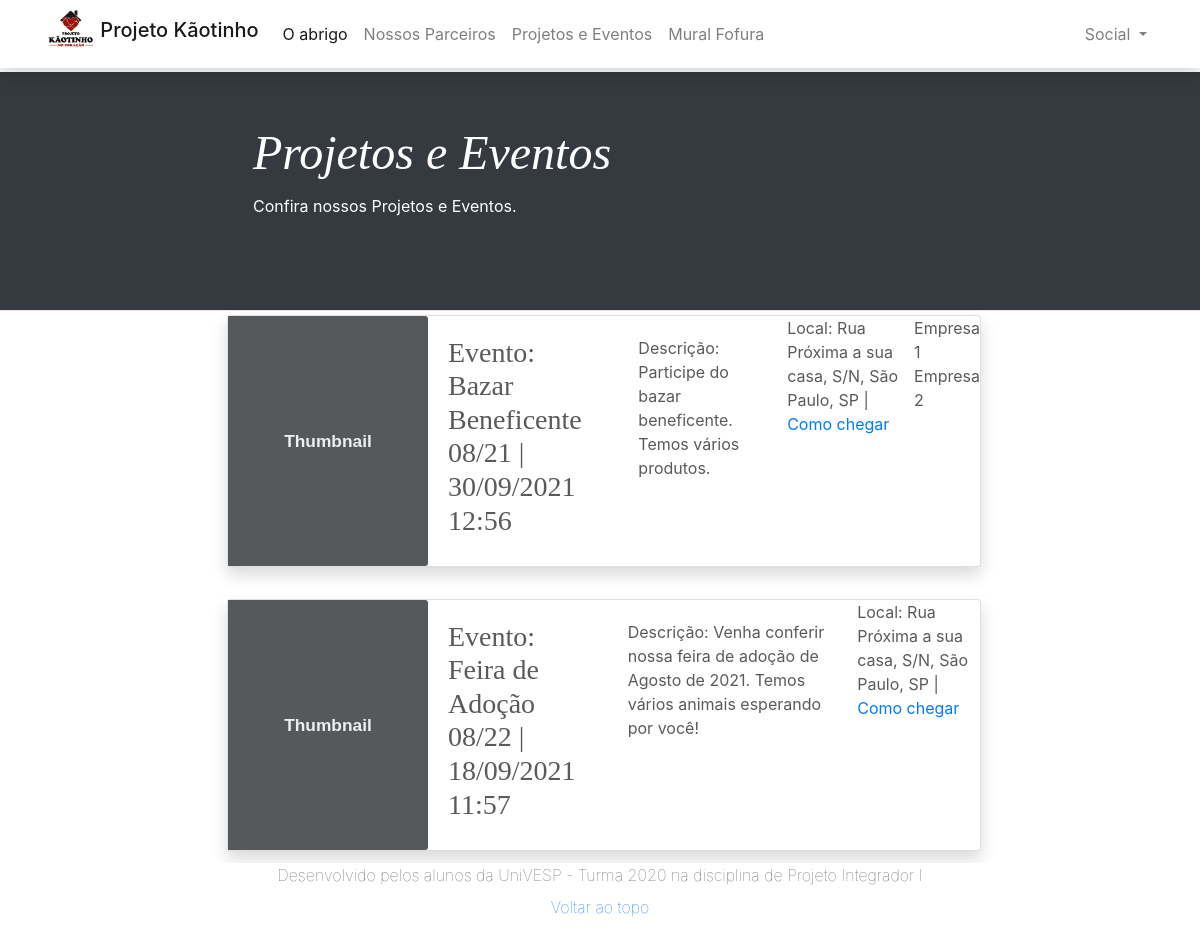
Before: /abrigo/eventos with the older database file.
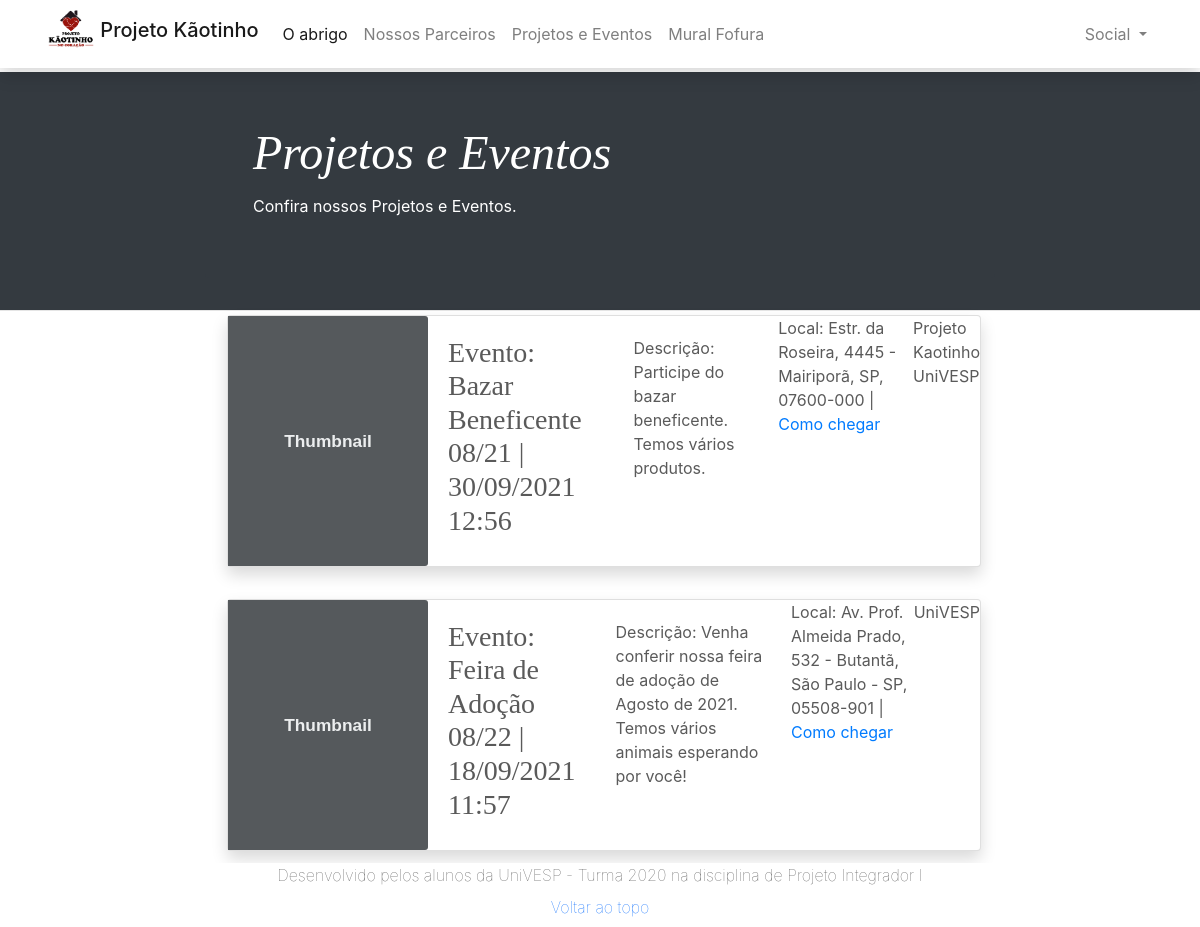
After: the same page with the newer database file.
### eventos/models.py (models this page shows, shortened)
class Evento(models.Model):
    nome_evento = models.CharField(blank=False,null=False,unique=True,max_length=100,verbose_name='Nome do Evento',help_text='Insira o nome do evento.')
    descricao_evento = models.TextField(blank=False,null=False,unique=True,verbose_name='Descrição do Evento',help_text='Faça uma breve descrição sobre o evento.')
    local_evento = models.CharField(max_length=150,verbose_name='Local do Evento',help_text='Exemplo: Rua, número, Bairro, CEP, Município, UF')
    data_evento = models.DateTimeField(verbose_name='Data do Evento',help_text='Data de realização do evento.')
    parceiros = models.ManyToManyField(Parceiros,verbose_name='Parceiros',help_text='Insira os parceiros do evento.')
    class Meta:
        db_table = 'evento' #nome definido da tabela no DB
        ordering = ['-data_evento','nome_evento']
    def get_data_evento(self): #função para retornar a data formatada
        return self.data_evento.strftime('%d/%m/%Y %H:%M')
    def get_parceiros(self):
        busca_parceiros = list(self.parceiros.all())
        if busca_parceiros!=0:
            lista_parceiros = []
            arruma_lista = Parceiros()
            for arruma_lista in busca_parceiros:
                arruma_lista = arruma_lista.nome_parceiro
                lista_parceiros.append(arruma_lista)
            return lista_parceiros
        else:
            return False

### parceiros/models.py (models this page shows, shortened)
class Parceiros(models.Model):
    nome_parceiro = models.CharField(max_length=100,null=False,blank=False,unique=True,verbose_name='Parceiro',help_text='Escreve o nome do Parceiro.')
    descricao_parceiro = models.TextField(null=False,blank=False,unique=True,verbose_name='Resumo sobre o Parceiros',help_text='Descreva um resumo sobre o ramo do parceiro')
    site_parceiro = models.CharField(max_length=250,null=False,blank=False,unique=True,verbose_name='Site',help_text='Insira o site do parceiro')
    class Meta:
        db_table = 'parceiro'
        ordering = ['nome_parceiro']

### eventos/views.py (the view)
# urls.py: path('', views.carrega_eventos, name='eventos'),
def carrega_eventos(request):
    evento = Evento.objects.all()
    response = {'eventos':evento}
    return render(request, 'eventos/eventos.html',response)

### eventos/templates/eventos/eventos.html (shortened to what this page needs)
{% extends 'templates/../model-page.html' %}
{% block content %}
<header class="blog-header bg-dark justify-content-center align-items-center m-0 p-0">
    <div class="row flex-nowrap justify-content-center align-items-center">
        <div class="col-md-8 pt-1">
            <div class="jumbotron p-3 p-md-5 text-white rounded bg-dark">
                <h2 class="display-4 font-italic">Projetos e Eventos</h2>
                <p class="my-3">Confira nossos Projetos e Eventos.</p>
            </div>
        </div>
    </div>
</header>
{% for evento in eventos %}
    <div class="row justify-content-center m-1">
        <div class="col-md-8">
            <div class="card flex-lg-row mb-4 shadow h-lg-250">
                <img class="card-img-right flex-auto d-none d-lg-block" data-src="holder.js/200x250?theme=thumb" alt="Thumbnail [200x250]" style="width: 200px; height: 250px;" data-holder-rendered="true">
                <div class="card-body d-flex">
                    <h3 class="mb-0 w-100">
                        Evento: {{ evento.nome_evento }} | {{ evento.get_data_evento }}
                    </h3>
                </div>
                <div class="card-body d-flex justify-content-between">
                    <p class="card-text mb-auto w-100">Descrição: {{ evento.descricao_evento }}</p>
                </div>
                <div>
                    Local: {{ evento.local_evento }} | <a href="https://www.google.com.br/maps/place/{{ evento.local_evento }}" target="_blank">Como chegar</a>
                </div>
                <div>
                    {% if evento.get_parceiros %}
                        {% for parceiro in evento.get_parceiros %}
                            {{ parceiro }}
                        {% endfor %}
                    {% endif %}
                </div>
            </div>
        </div>
    </div>
    {% endfor %}
{% endblock %}

### templates/model-page.html (shortened to what this page needs)
{% load static %}
<!DOCTYPE html>
<html lang="pt-br">
<head>
    {% include "model-head.html" %}
</head>
<body class="container-fluid justify-content-center">
    <header class="row fixed-top" id=barra-superior>
        {% include "model-navbar.html" %}
    </header>
    <main role="main" class="row mt-4">
        {% block content %}
        {% endblock %}
    </main>
    <footer class="row fixed-bottom" id="barra-inferior">
        {% include "model-footer.html" %}
    </footer>
</body>
</html>

### templates/model-head.html (shortened to what this page needs)
{% load static %}
<head>
    <link rel="stylesheet" type="text/css" href="{% static 'bootstrap\css\bootstrap.min.css' %}">
    <link rel="stylesheet" href="https://stackpath.bootstrapcdn.com/bootstrap/4.1.3/css/bootstrap.min.css">
        <link rel="stylesheet" type="text/css" href="{% static 'bootstrap\css\carousel.css' %}" rel="stylesheet">
        <link rel="stylesheet" type="text/css" href="{% static 'bootstrap\css\blog.css' %}">
        <link rel="stylesheet" type="text/css" href="{% static 'css/style.css' %}">
</head>

### templates/model-navbar.html (shortened to what this page needs)
{% load static %}
<nav class="fixed-top navbar navbar-expand-lg navbar-light bg-white shadow justify-content-center m-0 px-0 py-0">
  <div class="container mx-2">
    <a class="navbar-brand h1 mb-8" href="#">
        <img src="{% static 'media/logo.png' %}" width="50" height="50" class="d-inline-block align-middle m-0 px-0 py-0" alt="logo">
        <spam class="align-middle" id="titulo">Projeto Kãotinho</spam>
    </a>
    <div class="collapse navbar-collapse" id="navbarMenu">
      <ul class="navbar-nav">
        <li class="nav-item"><a class="nav-link active" aria-current="page" href="{% url 'index' %}">O abrigo</a></li>
        <li class="nav-item"><a class="nav-link" href="{% url 'parceiros:parceiros' %}">Nossos Parceiros</a></li>
        <li class="nav-item"><a class="nav-link" href="{% url 'eventos:eventos' %}">Projetos e Eventos</a></li>
        <li class="nav-item"><a class="nav-link" href="{% url 'cadastro:mural_animais' %}">Mural Fofura</a></li>
      </ul>
      <ul class="navbar-nav ml-auto">
        <li class="nav-item dropdown">
          <a class="nav-link dropdown-toggle" href="#" data-toggle="dropdown" id="navSocial">
            Social
          </a>
        </li>
      </ul>
    </div>
  </div>
</nav>

### templates/model-footer.html (shortened to what this page needs)
{% load static %}
<div class="navbar navbar-nav bg-white p-0  fixed-bottom">
    <span class="nav-item d-none d-md-block fs-6 fw-lighter align-middle text-center">
      Desenvolvido pelos alunos da UniVESP - Turma 2020 na disciplina de Projeto Integrador I
    </span>
    <span class="nav-item fs-6 fw-lighter align-middle text-center p-0">
      <a class="nav-link" href="#">Voltar ao topo</a>
    </span>
  </div>

### static/css/style.css (style rules this page uses)
@media (min-width:411px) { #titulo { font-size: fs-5; } }

Changed rows visible on the page:
changed Evento "Bazar Beneficente 08/21": local_evento "Rua Próxima a sua casa, S/N, São Paulo, SP" → "Estr. da Roseira, 4445 - Mairiporã, SP, 07600-000"
changed Evento "Feira de Adoção 08/22": local_evento "Rua Próxima a sua casa, S/N, São Paulo, SP" → "Av. Prof. Almeida Prado, 532 - Butantã, São Paulo - SP, 05508-901"
Other visible differences:
new list line: "Projeto Kaotinho"
new list line: "UniVESP"
list line gone: "Empresa 1"
list line gone: "Empresa 2"
